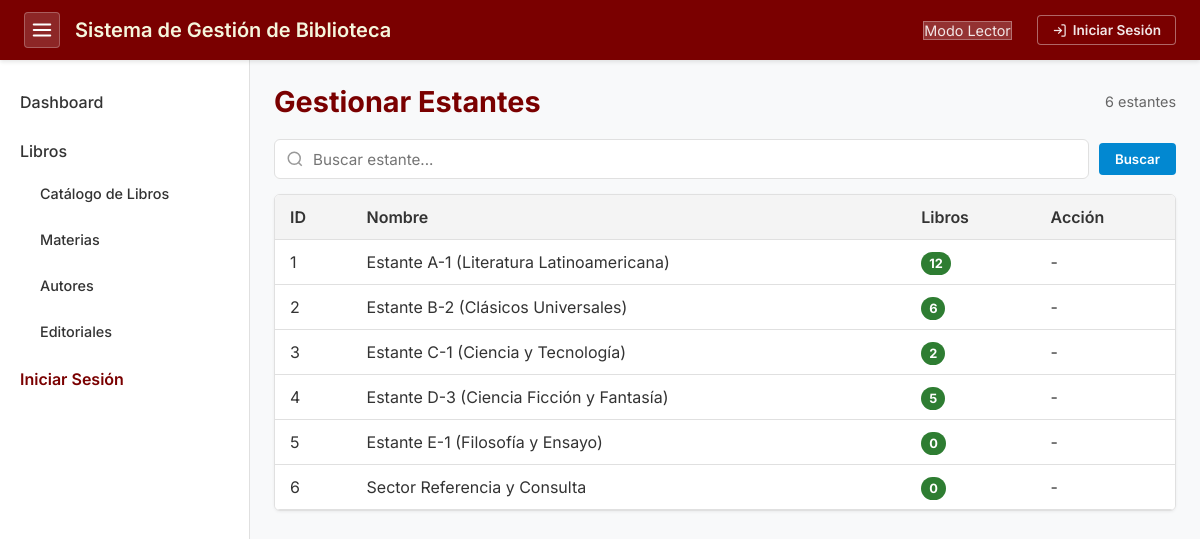
The app's page /pages/racks.php, older data.
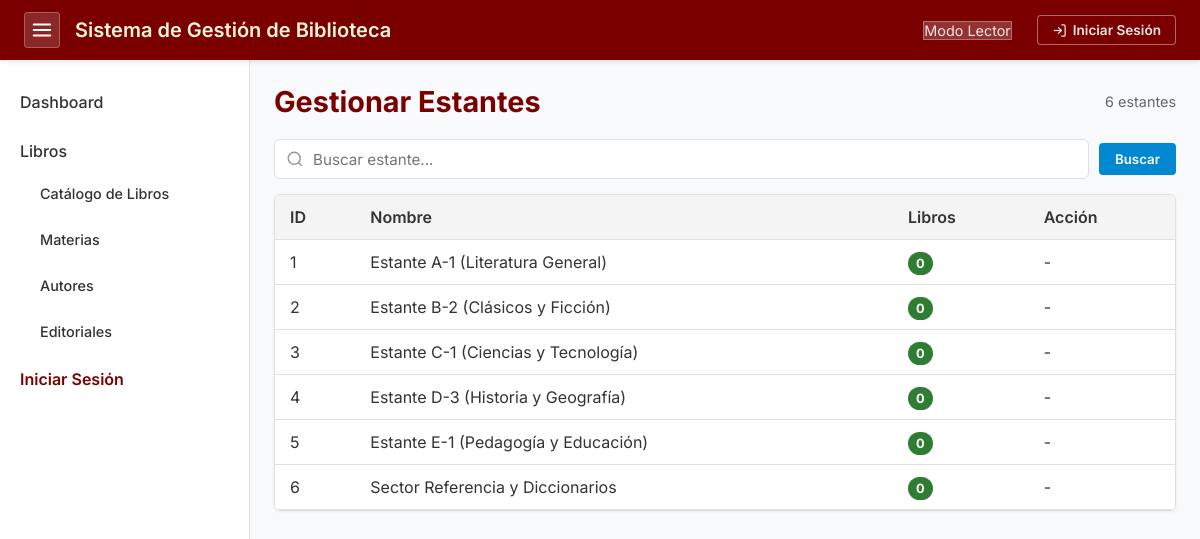
The same page, newer data.
### tables this page shows
CREATE TABLE `racks` (
  `id` int NOT NULL AUTO_INCREMENT,
  `name` varchar(255) NOT NULL,
  PRIMARY KEY (`id`)
);

### pages/racks.php (the view, shortened to what this page needs)
<?php
require_once __DIR__ . '/../config.php';
require_once __DIR__ . '/../includes/header.php';
$user_role = $_SESSION['user_role'] ?? 'Lector';
$search = isset($_GET['search']) ? trim($_GET['search']) : '';
$per_page = 20;
$page = isset($_GET['page']) ? max(1, intval($_GET['page'])) : 1;
$offset = ($page - 1) * $per_page;
$where = ''; $params = [];
$count_stmt = $pdo->prepare("SELECT COUNT(*) FROM racks $where");
$count_stmt->execute($params);
$total = $count_stmt->fetchColumn();
$stmt = $pdo->prepare("SELECT * FROM racks $where ORDER BY name ASC LIMIT $per_page OFFSET $offset");
$stmt->execute($params);
$racks = $stmt->fetchAll();
?>
<?php require_once __DIR__ . '/../includes/sidebar.php'; ?>
<div class="content-header">
    <h2>Gestionar Estantes</h2>
    <span id="result-count" style="color:#666;font-size:0.9rem;"><?php echo number_format($total); ?> estantes</span>
</div>
<div class="split-layout">
    <div class="data-pane">
        <form method="GET" class="search-filters-bar" style="margin-bottom:15px;">
            <div class="search-input-wrapper">
                <input type="text" name="search" id="liveSearchInput" class="search-input" placeholder="Buscar estante..." value="<?php echo htmlspecialchars($search); ?>" autocomplete="off">
            </div>
            <button type="submit" class="btn btn-primary">Buscar</button>
        </form>
        <div id="searchResults">
        <div class="table-responsive">
        <table class="data-table"><thead><tr><th>ID</th><th>Nombre</th><th>Libros</th><th>Acción</th></tr></thead>
            <tbody>
                <?php foreach ($racks as $item):
                    $bc = $pdo->prepare("SELECT COUNT(*) FROM books WHERE rack_id = ?");
                    $bc->execute([$item['id']]); $count = $bc->fetchColumn(); ?>
                <tr>
                    <td><?php echo $item['id']; ?></td>
                    <td><?php echo htmlspecialchars($item['name']); ?></td>
                    <td><span class="status-badge status-available"><?php echo $count; ?></span></td>
                    <?php if ($user_role !== 'Lector'): ?>
                    <td><a href="racks.php?delete=<?php echo $item['id']; ?>" class="btn btn-delete" onclick="return confirm('¿Borrar estante?');">Borrar</a></td>
                    <?php else: ?><td>-</td><?php endif; ?>
                </tr>
                <?php endforeach; ?>
            </tbody>
        </table>
        </div>
        </div>
    </div>
</div>
<?php require_once __DIR__ . '/../includes/footer.php'; ?>

Row changes from the older to the newer data that the page shows:
changed racks id 1: name "Estante A-1 (Literatura Latinoamericana)" → "Estante A-1 (Literatura General)"; count "12" → "0"
changed racks id 2: name "Estante B-2 (Clásicos Universales)" → "Estante B-2 (Clásicos y Ficción)"; count "6" → "0"
changed racks id 3: name "Estante C-1 (Ciencia y Tecnología)" → "Estante C-1 (Ciencias y Tecnología)"; count "2" → "0"
changed racks id 4: name "Estante D-3 (Ciencia Ficción y Fantasía)" → "Estante D-3 (Historia y Geografía)"; count "5" → "0"
changed racks id 5: name "Estante E-1 (Filosofía y Ensayo)" → "Estante E-1 (Pedagogía y Educación)"
changed racks id 6: name "Sector Referencia y Consulta" → "Sector Referencia y Diccionarios"
